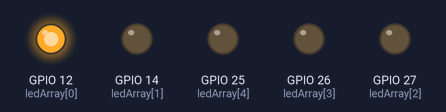
A sketch run on a simulated ESP32. Shown: output pins drawn as LEDs (lit = HIGH).

Above: at 0.12 s.
At 0.62 s:
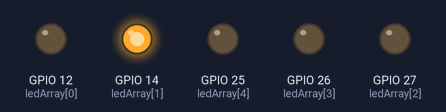
At 1.12 s:
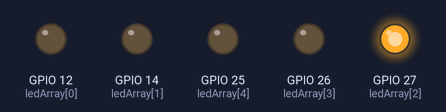
At 2.12 s:
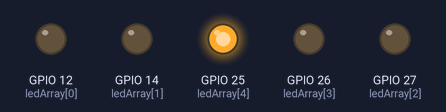
At 3.12 s:
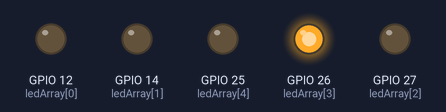
At 6.37 s:
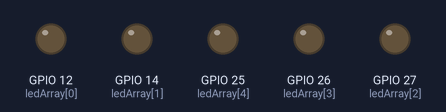
Timing chart, 0 to 6.7 s (numbered marks = the images above):
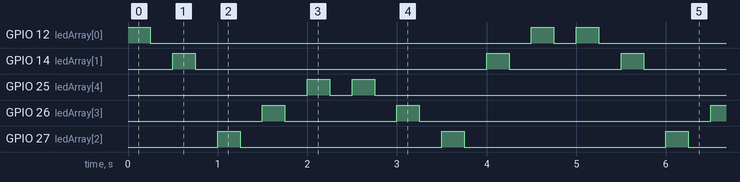

Measured:
- by itself, GPIO 12 (ledArray[0]): repeats every 5.0 s: LOW 4.3 s, HIGH 0.25 s, LOW 0.25 s, HIGH 0.25 s
- by itself, GPIO 14 (ledArray[1]): repeats every 5.0 s: LOW 3.3 s, HIGH 0.25 s, LOW 1.3 s, HIGH 0.25 s
- by itself, GPIO 25 (ledArray[4]): repeats every 5.0 s: LOW 0.25 s, HIGH 0.25 s, LOW 4.3 s, HIGH 0.25 s
- by itself, GPIO 26 (ledArray[3]): repeats every 5.0 s: LOW 1.3 s, HIGH 0.25 s, LOW 3.3 s, HIGH 0.25 s
- by itself, GPIO 27 (ledArray[2]): alternates HIGH for 0.25 s and LOW for 2.3 s

The sketch:

test_2024020.ino
```cpp
int ledArray[5]={12,14,27,26,25};

void setup() {
  // put your setup code here, to run once:
  pinMode(12,OUTPUT);
  pinMode(14,OUTPUT);
  pinMode(27,OUTPUT);
  pinMode(26,OUTPUT);
  pinMode(25,OUTPUT);
  // Serial.begin(9600);
  // ledcSetup(0,5000,8);
  // ledcAttachPin(12,0);
}

void loop() {
  for(int i = 0;i<5;i++){
    digitalWrite(ledArray[i],HIGH);
    delay(250);
    digitalWrite(ledArray[i],LOW);
    delay(250);
  }
  for(int i = 4;i>=0;i--){
    digitalWrite(ledArray[i],HIGH);
    delay(250);
    digitalWrite(ledArray[i],LOW);
    delay(250);
  }
}

/*
  // put your main code here, to run repeatedly:

  for(int i = 0;i<=255;i+=1){
    ledcWrite(0,i);
    delay(10);
  }
  for(int i = 255;i>=0;i-=1){
    ledcWrite(0,i);
    delay(10);
  }

void loop(){
  if(i>255 || i<0)
    !plus;


  ledcWrite(0,i);
  delay(10);

  if(plus)
    i++;
  else
    i--;


}

*/
```
